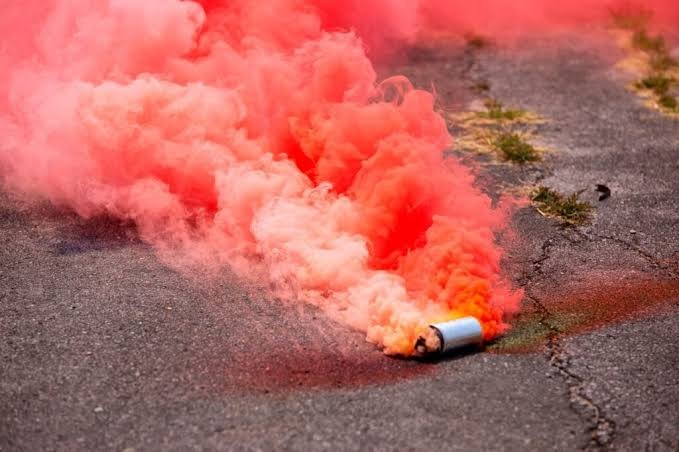
#> input picture artsrc/fx/reference/red-smoke.jpg, 679 x 452 px
$ python make_smoke_fx.py
#> lines starting #> are read from the running program, lines starting #| are printed output that depends on the picture
#!/usr/bin/env python3
"""
Red Smoke "Danger Close" (IDEA-46): HD sprites for the coloured smoke marker.

  python3 artsrc/fx/make_smoke_fx.py

Writes mods/rapx/bits/hd/fx/smoke/*.png and mods/rapx/sequences/hd-smoke-fx.yaml:

  pxfx csmoke    12 soft, billowing "cauliflower" smoke puffs, lit from the top left, white (the trait tints them:
                 deep red at the nozzle, pale coral as the cloud thins out — the look of artsrc/fx/reference/red-smoke.jpg)
  pxsmoke can    the smoke canister lying on the ground, 8-frame loop of the nozzle sputtering
  pxsmoke spin   16 frames of the canister tumbling through the air (the thrown grenade, Bullet projectile)
  pxsmoke trail  6 frames of a small red puff left behind by the flying canister (Bullet trail)
  pxsmoke stain  4 variants of the red dye stain the smoke leaves on the ground (flat)
  pxsmoke reticle  aim ring the owner sees where the drifting cloud will draw the fire (white, tinted by the trait)
  icon redsmoke  support power icon, cropped from the reference photo
  pxsmoke can-<band>/spin-<band>  the same canister with a white or yellow band: the smoke screen and landing zone
                 rounds helicopters fire before an air assault (IDEA-47, PxSmokeScreen)

Canisters are real 3D: points on a cylinder are lit (Lambert + metal highlight) and splatted into a z-buffer at 4x
supersampling, seen from the same tilted camera as the HD units (north-south squashed to ~0.78).
"""
import math
import os

import numpy as np
from PIL import Image, PngImagePlugin
from scipy.ndimage import gaussian_filter, map_coordinates

HERE = os.path.dirname(os.path.abspath(__file__))
ROOT = os.path.normpath(os.path.join(HERE, "..", ".."))
OUT = os.path.join(ROOT, "mods", "rapx", "bits", "hd", "fx", "smoke")
UI = os.path.join(ROOT, "mods", "rapx", "bits", "hd", "ui")
SEQUENCES = os.path.join(ROOT, "mods", "rapx", "sequences", "hd-smoke-fx.yaml")
REFERENCE = os.path.join(HERE, "reference", "red-smoke.jpg")
SQUASH = 0.78                     # tilted HD camera: ground north-south / east-west
SS = 4                            # canister supersampling

rng = np.random.default_rng(46)


def smoothstep(a, b, x):
    t = np.clip((x - a) / (b - a), 0, 1)
    return t * t * (3 - 2 * t)


def save_sheet(path, frames):
    h, w, _ = frames[0].shape
    cols = min(len(frames), max(1, 2048 // w))
    rows = (len(frames) + cols - 1) // cols
    sheet = np.zeros((rows * h, cols * w, 4), np.float32)
    for i, f in enumerate(frames):
        r, c = divmod(i, cols)
        sheet[r * h:(r + 1) * h, c * w:(c + 1) * w] = f
    info = PngImagePlugin.PngInfo()
    info.add_text("FrameSize", f"{w},{h}")
    info.add_text("FrameAmount", str(len(frames)))
    Image.fromarray((np.clip(sheet, 0, 1) * 255).round().astype(np.uint8)).save(path, pnginfo=info, optimize=True)


def noise(h, w, scale, octaves=4):
    total = np.zeros((h, w), np.float32)
    amp, norm = 1.0, 0.0
    for o in range(octaves):
        n = gaussian_filter(rng.random((h, w)).astype(np.float32), max(scale / (2 ** o), 0.6))
        n = (n - n.min()) / (n.max() - n.min() + 1e-6)
        total += n * amp
        norm += amp
        amp *= 0.5
    return total / norm


# ------------------------------------------------------------------------------------------------------- smoke puffs

def make_puff(size=160):
    """A cauliflower cluster of soft lobes. Density -> height field -> normals -> light from the top left with a
    little self-shadowing, so the multiplied tint reads as rolling, sunlit coloured smoke."""
    ys, xs = np.mgrid[0:size, 0:size].astype(np.float32)
    c = size / 2
    dens = np.zeros((size, size), np.float32)
    lobes = rng.integers(16, 24)
    for i in range(lobes):
        a = rng.uniform(0, 2 * math.pi)
        r = rng.uniform(0.04, 0.27) * size if i else 0
        cx = c + math.cos(a) * r
        cy = c + math.sin(a) * r * 0.85 + (0.04 * size if i else 0)
        rad = rng.uniform(0.08, 0.15) * size * (1.6 if i == 0 else 1)
        dens += np.exp(-(((xs - cx) ** 2 + (ys - cy) ** 2) / (2 * (rad * 0.62) ** 2)))

    # Billows on the surface and a ragged rim
    dens *= 0.72 + 0.5 * noise(size, size, size * 0.06)
    dens = gaussian_filter(dens, 1.2)
    dens /= dens.max()
    edge = smoothstep(0.08, 0.42, dens)
    rim = np.hypot(xs - c, ys - c) / (size / 2)
    edge *= 1 - smoothstep(0.78, 0.98, rim)

    height = gaussian_filter(dens, 1.4) * size * 0.45
    gy, gx = np.gradient(height)
    n = np.dstack([-gx, -gy, np.ones_like(gx) * 2.2])
    n /= np.linalg.norm(n, axis=2, keepdims=True)
    light = np.array([-0.55, -0.62, 0.56])
    light /= np.linalg.norm(light)
    lambert = np.clip((n * light).sum(axis=2), 0, 1)

    # Self-shadow: the lower right of the cluster sits in its own shade
    shade = 1 - 0.35 * smoothstep(-0.2, 0.9, ((xs - c) * 0.6 + (ys - c)) / (size / 2)) * smoothstep(0.2, 0.8, dens)
    lum = (0.5 + 0.62 * lambert) * shade
    lum *= 0.9 + 0.12 * noise(size, size, size * 0.02, 2)
    lum = np.clip(lum, 0, 1)

    alpha = edge * (0.75 + 0.25 * smoothstep(0.2, 0.7, dens))
    img = np.dstack([lum, lum * 0.985, lum * 0.97, alpha])
    return img


# ------------------------------------------------------------------------------------------------------- canisters

def rot(axis, a):
    c, s = math.cos(a), math.sin(a)
    x, y, z = axis
    return np.array([
        [c + x * x * (1 - c), x * y * (1 - c) - z * s, x * z * (1 - c) + y * s],
        [y * x * (1 - c) + z * s, c + y * y * (1 - c), y * z * (1 - c) - x * s],
        [z * x * (1 - c) - y * s, z * y * (1 - c) + x * s, c + z * z * (1 - c)],
    ])


def canister_points(length=1.0, radius=0.2, n_side=180, n_len=120, n_cap=40):
    """Surface samples of a smoke grenade along +X: (positions, normals, material id, axial coordinate).
    Materials: 0 olive-drab body, 1 red label band, 2 silver top cap, 3 dark nozzle end, 4 glowing vent."""
    pts, nrm, mat, axial = [], [], [], []
    ts = np.linspace(0, 2 * math.pi, n_side, endpoint=False)
    us = np.linspace(-length / 2, length / 2, n_len)
    T, U = np.meshgrid(ts, us)
    T, U = T.ravel(), U.ravel()
    side = np.stack([U, radius * np.cos(T), radius * np.sin(T)], 1)
    sn = np.stack([np.zeros_like(T), np.cos(T), np.sin(T)], 1)
    k = (U + length / 2) / length
    m = np.where(k < 0.16, 2, np.where((k > 0.42) & (k < 0.7), 1, 0))
    pts.append(side), nrm.append(sn), mat.append(m), axial.append(k)

    rs = np.linspace(0, radius, n_cap)
    for end, sign in ((length / 2, 1), (-length / 2, -1)):
        R, TT = np.meshgrid(rs, ts)
        R, TT = R.ravel(), TT.ravel()
        cap = np.stack([np.full_like(R, end), R * np.cos(TT), R * np.sin(TT)], 1)
        cn = np.tile([sign, 0, 0], (len(R), 1)).astype(float)
        if sign > 0:
            cm = np.where(R < radius * 0.42, 4, 3)
        else:
            cm = np.full(len(R), 2)
        pts.append(cap), nrm.append(cn), mat.append(cm), axial.append(np.full(len(R), 1.0 if sign > 0 else 0.0))

    return np.concatenate(pts), np.concatenate(nrm), np.concatenate(mat), np.concatenate(axial)


BASE = {
    0: np.array([0.36, 0.38, 0.27]),     # olive drab
    1: np.array([0.78, 0.1, 0.08]),      # red band: marks it as a smoke grenade
    2: np.array([0.72, 0.73, 0.76]),     # aluminium cap with the spoon
    3: np.array([0.14, 0.12, 0.11]),     # scorched nozzle end
    4: np.array([1.0, 0.55, 0.18]),      # burning composition in the vent
}


# Label bands of the other smoke rounds (IDEA-47): written as can-<name>.png / spin-<name>.png
BANDS = {
    "white": (0.86, 0.86, 0.82),
    "yellow": (0.95, 0.74, 0.08),
}


def render_canister(w, h, orient, scale, vent_glow=1.0, centre=(0.5, 0.62), band=None):
    """orient: 3x3 matrix applied to the canister (axis along +X). World axes: x right, y towards the viewer
    (south), z up. Screen: sx = x, sy = SQUASH * y - z * 0.63 (the HD camera). band: label colour (default red)."""
    p, n, m, k = canister_points()
    p = p @ orient.T
    n = n @ orient.T
    W, H = w * SS, h * SS
    sx = (p[:, 0] * scale + centre[0] * w) * SS
    sy = ((SQUASH * p[:, 1] - 0.63 * p[:, 2]) * scale + centre[1] * h) * SS
    depth = p[:, 1] * SQUASH + p[:, 2] * 0.63            # bigger = nearer the camera

    view = np.array([0.0, 0.78, 0.63])
    view /= np.linalg.norm(view)
    facing = (n * view).sum(1) > -0.05
    light = np.array([-0.5, -0.35, 0.8])
    light /= np.linalg.norm(light)
    lam = np.clip((n * light).sum(1), 0, 1)
    half = light + view
    half /= np.linalg.norm(half)
    spec = np.clip((n * half).sum(1), 0, 1) ** 28

    col = np.zeros((len(p), 3))
    for mid, base in BASE.items():
        if mid == 1 and band is not None:
            base = np.array(band)
        sel = m == mid
        metal = 0.9 if mid == 2 else (0.35 if mid in (0, 1) else 0.1)
        col[sel] = base * (0.28 + 0.85 * lam[sel, None]) + metal * spec[sel, None]
    vent = m == 4
    col[vent] = BASE[4] * (0.6 + 0.8 * vent_glow)

    buf = np.zeros((H, W, 3), np.float32)
    zb = np.full((H, W), -1e9, np.float32)
    ix = np.round(sx).astype(int)
    iy = np.round(sy).astype(int)
    ok = facing & (ix >= 0) & (ix < W - 1) & (iy >= 0) & (iy < H - 1)
    order = np.argsort(depth[ok])
    ix, iy, d, c = ix[ok][order], iy[ok][order], depth[ok][order], col[ok][order]
    # Splat 2x2 so the dense samples close up without holes; later (nearer) samples win
    for dx in (0, 1):
        for dy in (0, 1):
            zb_view = zb[iy + dy, ix + dx]
            win = d >= zb_view
            zb[iy[win] + dy, ix[win] + dx] = d[win]
            buf[iy[win] + dy, ix[win] + dx] = c[win]

    cov = (zb > -1e8).astype(np.float32)
    rgb = buf.reshape(h, SS, w, SS, 3).mean(axis=(1, 3))
    a = cov.reshape(h, SS, w, SS).mean(axis=(1, 3))
    rgb = np.where(a[..., None] > 0, rgb / np.maximum(a[..., None], 1e-6), 0)
    return np.dstack([np.clip(rgb, 0, 1), a]), sx.mean() / SS, sy.mean() / SS


def drop_shadow(img, dx=2, dy=3, blur=1.6, strength=0.55):
    a = img[..., 3]
    sh = gaussian_filter(np.roll(np.roll(a, dy, 0), dx, 1), blur) * strength
    out = img.copy()
    out_a = a + sh * (1 - a)
    out[..., :3] = np.where(out_a[..., None] > 0, img[..., :3] * a[..., None] / np.maximum(out_a[..., None], 1e-6), 0)
    out[..., 3] = out_a
    return out


def make_can_frames(frames=8, w=72, h=48, band=None):
    """Lying on its side, nozzle towards the lower right like the reference photo; the vent sputters."""
    orient = rot((0, 0, 1), math.radians(28)) @ rot((1, 0, 0), math.radians(20))
    out = []
    for i in range(frames):
        glow = 0.65 + 0.35 * math.sin(i / frames * 2 * math.pi) * math.sin(i / frames * 6 * math.pi + 1)
        img, _, _ = render_canister(w, h, orient, 30, vent_glow=glow, centre=(0.46, 0.55), band=band)
        out.append(drop_shadow(img))
    return out


def make_spin_frames(frames=16, size=56, band=None):
    out = []
    for i in range(frames):
        a = i / frames * 2 * math.pi
        orient = rot((0, 1, 0), a) @ rot((0, 0, 1), math.radians(35)) @ rot((1, 0, 0), a * 0.5)
        img, _, _ = render_canister(size, size, orient, 26, vent_glow=1.0, centre=(0.5, 0.5), band=band)
        out.append(img)
    return out


# ------------------------------------------------------------------------------------------------------- trail, stain

def make_trail_frames(frames=6, size=48):
    """A small red puff that swells and thins (Bullet trails cannot be tinted, so the colour is baked)."""
    base = make_puff(size)
    ys, xs = np.mgrid[0:size, 0:size].astype(np.float32)
    out = []
    for i in range(frames):
        t = i / (frames - 1)
        s = 0.55 + 0.6 * t
        c = (size - 1) / 2
        coords = [c + (ys - c) / s, c + (xs - c) / s]
        img = np.dstack([map_coordinates(base[..., ch], coords, order=1, mode="constant") for ch in range(4)])
        lum = img[..., 0]
        rgb = np.dstack([0.95 * lum + 0.08, 0.32 * lum + 0.12 * t, 0.27 * lum + 0.12 * t])
        out.append(np.dstack([np.clip(rgb, 0, 1), img[..., 3] * (1 - t) ** 1.2 * 0.85]))
    return out


def make_stain(w=224, h=160):
    """Powdery dye soaked into the ground: a dense blotch in the middle, splashes and fine grains around it,
    the deep red of the photo's tarmac stain. Flat: drawn with alpha on the terrain."""
    ys, xs = np.mgrid[0:h, 0:w].astype(np.float32)
    cx, cy = w / 2, h / 2
    r = np.hypot((xs - cx) / (w / 2), (ys - cy) / (h / 2))
    n = noise(h, w, 18)
    body = 1 - smoothstep(0.25, 0.75, r + (n - 0.5) * 0.55)

    splash = np.zeros((h, w), np.float32)
    for _ in range(rng.integers(5, 9)):
        a = rng.uniform(0, 2 * math.pi)
        d = rng.uniform(0.45, 0.8)
        sx, sy = cx + math.cos(a) * d * w / 2, cy + math.sin(a) * d * h / 2
        rad = rng.uniform(5, 13)
        splash = np.maximum(splash, 1 - smoothstep(rad * 0.5, rad, np.hypot(xs - sx, ys - sy * 1.0)))
    grain = (rng.random((h, w)) > 0.82).astype(np.float32) * (1 - smoothstep(0.4, 1.0, r))
    alpha = np.clip(body * (0.55 + 0.35 * noise(h, w, 6)) + splash * 0.6 + grain * 0.35, 0, 1)
    alpha = gaussian_filter(alpha, 0.7) * 0.9
    v = noise(h, w, 4)
    rgb = np.dstack([0.55 + 0.25 * v, 0.07 + 0.06 * v, 0.07 + 0.05 * v])
    return np.dstack([rgb, alpha])


def make_reticle(w=160, h=124):
    """Four bracket arcs and a dotted inner ring, foreshortened onto the ground (white; tinted and pulsed in code)."""
    ys, xs = np.mgrid[0:h, 0:w].astype(np.float32)
    cx, cy = (w - 1) / 2, (h - 1) / 2
    u = (xs - cx) / (w / 2 - 3)
    v = (ys - cy) / (h / 2 - 3)
    r = np.hypot(u, v)
    ang = np.arctan2(v, u)
    arcs = (1 - smoothstep(0.035, 0.07, np.abs(r - 0.92))) * (np.cos(ang * 4) < -0.25)
    dots = (1 - smoothstep(0.03, 0.055, np.abs(r - 0.55))) * (np.cos(ang * 24) > 0.2)
    centre = 1 - smoothstep(0.05, 0.09, r)
    a = np.clip(arcs + dots * 0.7 + centre, 0, 1)
    glow = gaussian_filter(a, 2.5) * 0.6
    a = np.clip(a + glow, 0, 1)
    return np.dstack([np.ones_like(a), np.ones_like(a), np.ones_like(a), a])


def make_icon():
    """The support power icon: the user's red smoke photo, cropped to the 4:3 icon around the canister and plume."""
    im = Image.open(REFERENCE).convert("RGB")
    w, h = im.size
    th = int(min(h, w * 3 / 4))
    tw = int(th * 4 / 3)
    left = max(0, min(w - tw, int(w * 0.62 - tw / 2)))
    top = max(0, min(h - th, int(h * 0.55 - th / 2)))
    im = im.crop((left, top, left + tw, top + th)).resize((256, 192), Image.LANCZOS)
    a = np.asarray(im).astype(np.float32) / 255
    # A little punch and a vignette, like the other HD icons
    a = np.clip((a - 0.5) * 1.12 + 0.52, 0, 1)
    ys, xs = np.mgrid[0:192, 0:256].astype(np.float32)
    vig = 1 - 0.35 * smoothstep(0.55, 1.15, np.hypot((xs - 128) / 128, (ys - 96) / 96))
    a *= vig[..., None]
    Image.fromarray((a * 255).round().astype(np.uint8)).save(os.path.join(UI, "icon-redsmoke.png"), optimize=True)


def main():
    os.makedirs(OUT, exist_ok=True)
    save_sheet(os.path.join(OUT, "csmoke.png"), [make_puff() for _ in range(12)])
#> in save_sheet, `Image.fromarray((np.clip(sheet, 0, 1) * 255).round().astype(np.uint8))..`:
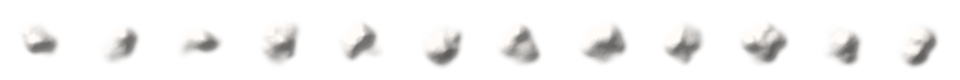
#> saved as csmoke.png: PIL image 1920x160 RGBA (shown at 1/2 size); mean R, G, B, A 202.5, 199.4, 196.4, 36; transparent parts drawn white
    save_sheet(os.path.join(OUT, "can.png"), make_can_frames())
    save_sheet(os.path.join(OUT, "spin.png"), make_spin_frames())
    save_sheet(os.path.join(OUT, "trail.png"), make_trail_frames())
#> call 4 of save_sheet, with path = 'mods/rapx/bits/hd/fx/smoke/trail.png'
#> in save_sheet (call 4), `Image.fromarray((np.clip(sheet, 0, 1) * 255).round().astype(np.uint8))..`:
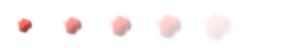
#> saved as trail.png: PIL image 288x48 RGBA; mean R, G, B, A 151.7, 59.6, 52.6, 9.9; transparent parts drawn white
    save_sheet(os.path.join(OUT, "stain.png"), [make_stain() for _ in range(4)])
#> in save_sheet (call 5), `Image.fromarray((np.clip(sheet, 0, 1) * 255).round().astype(np.uint8))..`:
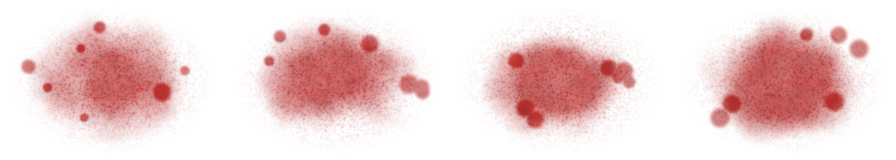
#> saved as stain.png: PIL image 896x160 RGBA; mean R, G, B, A 171.9, 25.4, 24.2, 45.4; transparent parts drawn white
    save_sheet(os.path.join(OUT, "reticle.png"), [make_reticle()])
    if os.path.exists(REFERENCE):
        make_icon()
#> in make_icon, im is the input picture: PIL image 679x452 RGB; mean R, G, B 180.9, 101.2, 95.8
#> in make_icon, `im = im.crop((left, top, left + tw, top + th)).resize((256, 192), Imag..`:
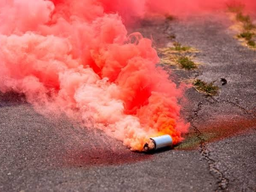
#> im: PIL image 256x192 RGB; mean R, G, B 181.8, 100.6, 94.1
#> in make_icon, `a *= vig[..., None]`:
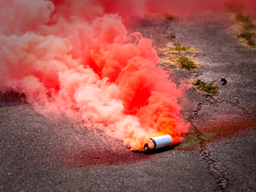
#> a: shape (192, 256, 3) float32; mean R, G, B 0.635, 0.344, 0.318

    # Air assault smoke rounds (IDEA-47, PxSmokeScreen): white band = screening smoke, yellow band = landing zone marker
    for name, band in BANDS.items():
        save_sheet(os.path.join(OUT, f"can-{name}.png"), make_can_frames(band=band))
        save_sheet(os.path.join(OUT, f"spin-{name}.png"), make_spin_frames(band=band))
#> this loop made 2 passes
#> pass 1, in save_sheet (call 7), `Image.fromarray((np.clip(sheet, 0, 1) * 255).round().astype(np.uint8))..`:
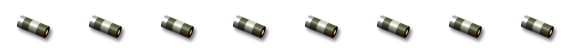
#> saved as can-white.png: PIL image 576x48 RGBA; mean R, G, B, A 13.6, 13.6, 12.1, 33.6; transparent parts drawn white
#> pass 2, in save_sheet (call 10), `Image.fromarray((np.clip(sheet, 0, 1) * 255).round().astype(np.uint8))..`:
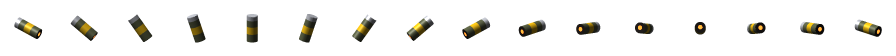
#> saved as spin-yellow.png: PIL image 896x56 RGBA; mean R, G, B, A 8.3, 7.6, 4.6, 21.5; transparent parts drawn white

    with open(SEQUENCES, "w") as f:
        f.write("""# Red Smoke "Danger Close" (IDEA-46): coloured smoke puffs, the canister, its flight, dye stain and aim ring.
# GENERATED by artsrc/fx/make_smoke_fx.py - edit that script, not this file.

pxfx:
	csmoke:
		Filename: ra|bits/hd/fx/smoke/csmoke.png
		Length: 12
		Scale: 0.3333

pxsmoke:
	Defaults:
		Scale: 0.3333
	can:
		Filename: ra|bits/hd/fx/smoke/can.png
		Length: 8
		Tick: 60
	spin:
		Filename: ra|bits/hd/fx/smoke/spin.png
		Length: 16
		Tick: 40
	trail:
		Filename: ra|bits/hd/fx/smoke/trail.png
		Length: 6
		Tick: 80
		ZOffset: 1023
	stain:
		Filename: ra|bits/hd/fx/smoke/stain.png
		Length: 4
	reticle:
		Filename: ra|bits/hd/fx/smoke/reticle.png
		Length: 1
		BlendMode: Additive
	can-white:
		Filename: ra|bits/hd/fx/smoke/can-white.png
		Length: 8
		Tick: 60
	spin-white:
		Filename: ra|bits/hd/fx/smoke/spin-white.png
		Length: 16
		Tick: 40
	can-yellow:
		Filename: ra|bits/hd/fx/smoke/can-yellow.png
		Length: 8
		Tick: 60
	spin-yellow:
		Filename: ra|bits/hd/fx/smoke/spin-yellow.png
		Length: 16
		Tick: 40

icon:
	redsmoke:
		Filename: ra|bits/hd/ui/icon-redsmoke.png
		Scale: 0.25
""")
    print("wrote", OUT, "and", SEQUENCES)


if __name__ == "__main__":
    main()
